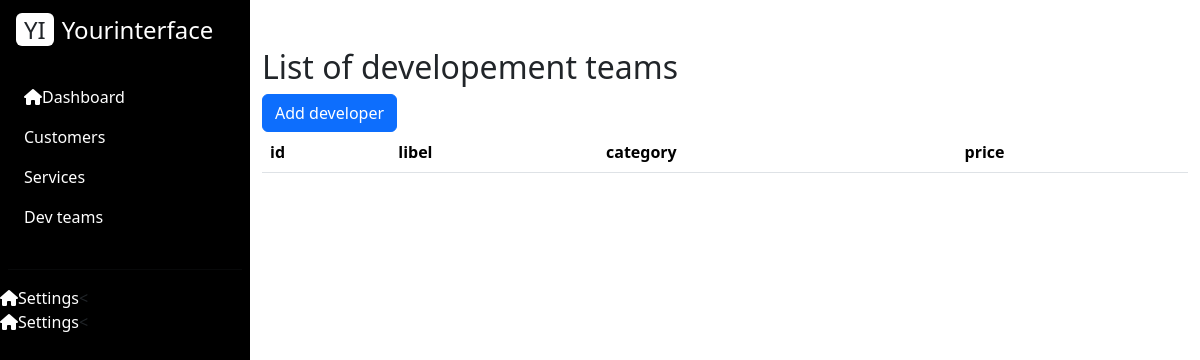
The page /service/service.php on the database as committed earlier.
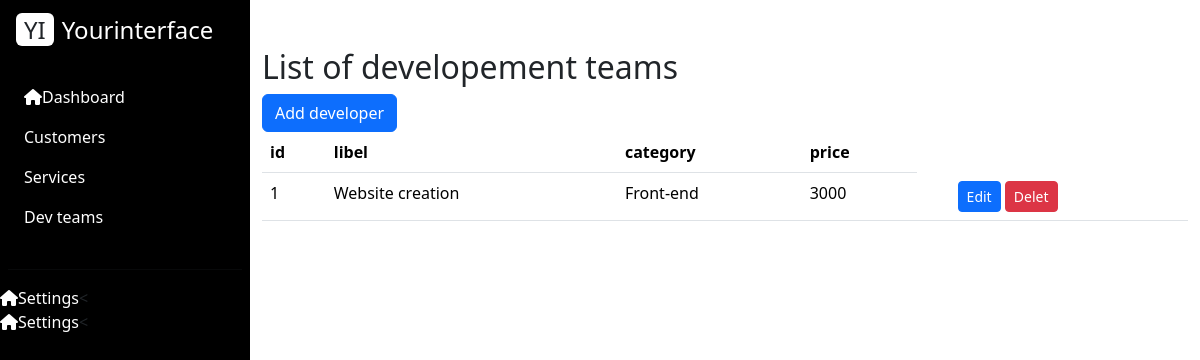
The same page on the database as committed later.
### tables this page shows
CREATE TABLE services(
	id INT PRIMARY KEY AUTO_INCREMENT,
	libel VARCHAR(50) NOT NULL,
	category VARCHAR(50),
	price FLOAT
);

### service/service.php (the view, shortened to what this page needs)
<!DOCTYPE html>
<html lang="en">
<head>
    <link rel="stylesheet" href="../style.css">
    <link rel="stylesheet" href="https://cdn.jsdelivr.net/npm/bootstrap@5.3.2/dist/css/bootstrap.min.css" rel="stylesheet">
</head>
<body>
    <div class="main-container d-flex">
        <div class="sidebar" id="side_nav">
            <div class="header-box px-3 pt-3 pb-4">
                <h1 class="fs-4"><span class="bg-white text-dark rounded shadow px-2 me-2">YI</span><span class="text-white">Yourinterface</span></h1>
            </div>
            <ul class="list-unstyled px-2">
                <li class=""><a href="#" class="text-decoration-none px-3 py-2 d-block"><i class="fa-solid fa-house"></i>Dashboard</a></li>
                <li class=""><a href="index.php" class="text-decoration-none px-3 py-2 d-block">Customers</a></li>
                <li class=""><a href="#" class="text-decoration-none px-3 py-2 d-block">Services</a></li>
                <li class=""><a href="#" class="text-decoration-none px-3 py-2 d-block">Dev teams</a></li>
                <li class=""><a href="#" class="text-decoration-none px-3 py-2 d-block"></a></li>
            </ul>
            <hr class="h-color mx-2">
            <ul class="list-unstyled">
            <li><a href="#" class="text-decoration-none"><i class="fa-solid fa-house"></i>Settings</a><</li>
            <li><a href="#" class="text-decoration-none"><i class="fa-solid fa-house"></i>Settings</a><</li>
            </ul>
        </div>
        <div class="content">
    <div class="container my-5" >
        <h2>List of developement teams</h2>
        <a class="btn btn-primary" href="./create.php" role="button">Add developer </a>
        <br>
        <table class="table">
            <thead>
                <tr>
                    <th>id</th>
                    <th>libel</th>
                    <th>category</th>
                    <th>price</th>
                </tr>
            </thead>
            <tbody>
            <?php
            require '../connection.php';
            $requete="SELECT *  FROM services";
            $query=mysqli_query($connection,$requete);
            while($row = mysqli_fetch_assoc($query)){
                $editUrl="edit.php?id=$row[id]";
                $deletUrl="delet.php?id=$row[id]";
                echo"
                <tr>
                <td>$row[id]</td>
                <td>$row[libel]</td>
                <td>$row[category]</td>
                <td>$row[price]</td>
                <td>$row[sex]</td>
                <td>
                    <a class='btn btn-primary btn-sm' href='$editUrl'>Edit</a>
                    <a class='btn btn-danger btn-sm' href='$deletUrl'>Delet</a>
                </td>
            </tr>
            ";
            }
            ?>
           </tbody>
        </table>
    </div>
        </div>
    </div>
</body>
</html>

### style.css (style rules this page uses)
#side_nav { background: #000; min-width: 250px; height: 100vh ; }
.content { min-height: 100vh; width: 100%; }
hr.h-color { background: #eee; }
.sidebar li a { color: #fff; }

Rows that differ between the two databases and show on the page:
added services: id "1", libel "Website creation", category "Front-end", price "3000"
